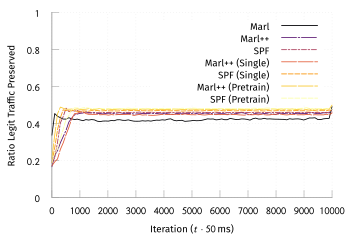

This chart was generated by the following gnuplot code:
set terminal tikz standalone color size 9cm,6cm font '\scriptsize' preamble '\usepackage{microtype} \usepackage[sfdefault]{FiraSans} \usepackage{newtxsf} \usepackage[T1]{fontenc} \renewcommand*\oldstylenums[1]{{\firaoldstyle #1}} \usepackage[binary-units, per-mode=symbol]{siunitx} \sisetup{detect-all}' createstyle
set output "udp-16-single-pres.tex"

load "inferno.pal"

set style line 102 lc rgb '#a0a0a0' lt 1 lw 1
set border ls 102
set colorbox border 102
set key textcolor rgb "black"
set tics textcolor rgb "black"
set label textcolor rgb "black"

set border 3
set grid x y
set xtics nomirror
set ytics nomirror

#set key autotitle columnhead
set datafile separator ","

set xlabel "Iteration ($t \\cdot{} \\SI{50}{\\milli\\second}$)"
set ylabel "Ratio Legit Traffic Preserved"

set yrange [0.0:1.0]
set key inside top right

plot '../results/online-16-avg.csv' u 1:3 w lines smooth sbezier title "Marl" dt 1, \
     '../results/m-udp-natural-16' u 1:3 w lines smooth sbezier title "Marl++" ls 3 dt (18,2,2,2), \
     '../results/spf-udp-natural-16' u 1:3 w lines smooth sbezier title "SPF" ls 5 dt (6,2,2,2), \
     '../results/m-udp-single-16' u 1:3 w lines smooth sbezier title "Marl++ (Single)" ls 6 dt (18,2), \
     '../results/spf-udp-single-16' u 1:3 w lines smooth sbezier title "SPF (Single)" ls 7 dt (6,2), \
     '../results/udp-combo-channel-16-avg.csv' u 1:3 w lines smooth sbezier title "Marl++ (Pretrain)" ls 8 dt (18,2), \
     '../results/udp-spf-combo-channel-16-avg.csv' u 1:3 w lines smooth sbezier title "SPF (Pretrain)" ls 9 dt (6,2), \
#     '../results/tcp-combo-channel-16-avg.csv' u 1:3 w lines smooth sbezier title "MARL++ (Pretrain)" ls 6 dt (18,2), \
#     '../results/tcp-combo-16-avg.csv' u 1:3 w lines smooth sbezier title "MARL++ (Weird Pretrain)" ls 7 dt (6,2), \
